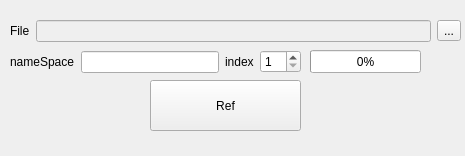
<?xml version="1.0" encoding="UTF-8"?>
<ui version="4.0">
 <class>BTR_WIN</class>
 <widget class="QWidget" name="BTR_WIN">
  <property name="enabled">
   <bool>true</bool>
  </property>
  <property name="geometry">
   <rect>
    <x>0</x>
    <y>0</y>
    <width>465</width>
    <height>156</height>
   </rect>
  </property>
  <property name="minimumSize">
   <size>
    <width>465</width>
    <height>156</height>
   </size>
  </property>
  <property name="maximumSize">
   <size>
    <width>465</width>
    <height>156</height>
   </size>
  </property>
  <property name="windowTitle">
   <string>BatchToRef</string>
  </property>
  <widget class="QPushButton" name="refButton">
   <property name="geometry">
    <rect>
     <x>150</x>
     <y>80</y>
     <width>151</width>
     <height>51</height>
    </rect>
   </property>
   <property name="text">
    <string>Ref</string>
   </property>
  </widget>
  <widget class="QProgressBar" name="ref_Bar">
   <property name="geometry">
    <rect>
     <x>310</x>
     <y>50</y>
     <width>111</width>
     <height>23</height>
    </rect>
   </property>
   <property name="toolTip">
    <string>总进度</string>
   </property>
   <property name="value">
    <number>0</number>
   </property>
  </widget>
  <widget class="QWidget" name="layoutWidget">
   <property name="geometry">
    <rect>
     <x>10</x>
     <y>20</y>
     <width>451</width>
     <height>22</height>
    </rect>
   </property>
   <layout class="QHBoxLayout" name="horizontalLayout">
    <item>
     <widget class="QLabel" name="file_lab">
      <property name="toolTip">
       <string>指定参考文件</string>
      </property>
      <property name="text">
       <string>File</string>
      </property>
     </widget>
    </item>
    <item>
     <widget class="QLineEdit" name="pathEdit">
      <property name="enabled">
       <bool>false</bool>
      </property>
     </widget>
    </item>
    <item>
     <widget class="QToolButton" name="toolButton">
      <property name="toolTip">
       <string>打开文件路径</string>
      </property>
      <property name="text">
       <string>...</string>
      </property>
     </widget>
    </item>
   </layout>
  </widget>
  <widget class="QWidget" name="layoutWidget">
   <property name="geometry">
    <rect>
     <x>10</x>
     <y>50</y>
     <width>291</width>
     <height>24</height>
    </rect>
   </property>
   <layout class="QHBoxLayout" name="horizontalLayout_4">
    <item>
     <layout class="QHBoxLayout" name="horizontalLayout_2">
      <item>
       <widget class="QLabel" name="label_2">
        <property name="toolTip">
         <string>设置参考文件的空间名</string>
        </property>
        <property name="text">
         <string>nameSpace</string>
        </property>
       </widget>
      </item>
      <item>
       <widget class="QLineEdit" name="namespace_edit"/>
      </item>
     </layout>
    </item>
    <item>
     <layout class="QHBoxLayout" name="horizontalLayout_3">
      <item>
       <widget class="QLabel" name="label_3">
        <property name="toolTip">
         <string> 需要导入的次数</string>
        </property>
        <property name="text">
         <string>index</string>
        </property>
       </widget>
      </item>
      <item>
       <widget class="QSpinBox" name="spinBox">
        <property name="minimum">
         <number>1</number>
        </property>
       </widget>
      </item>
     </layout>
    </item>
   </layout>
  </widget>
  <zorder>layoutWidget</zorder>
  <zorder>layoutWidget</zorder>
  <zorder>refButton</zorder>
  <zorder>ref_Bar</zorder>
 </widget>
 <resources/>
 <connections/>
</ui>
